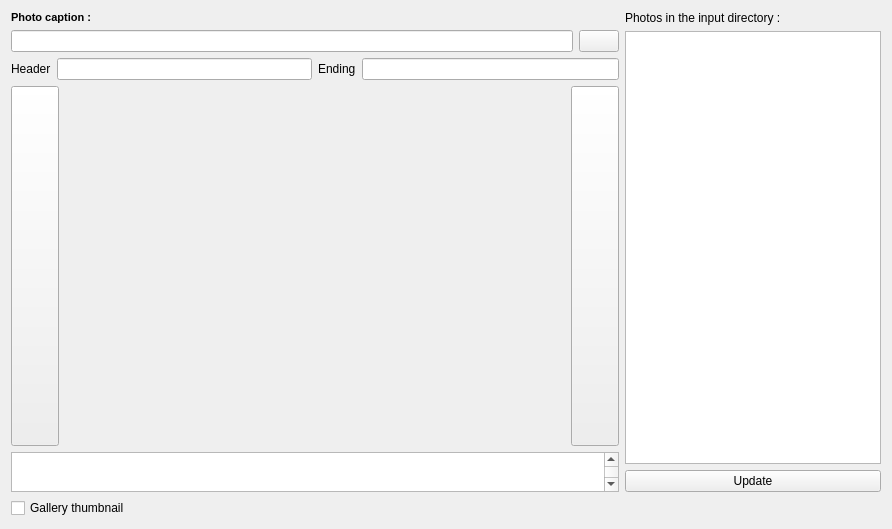
      <widget class="QWidget" name="tab_3_Captions">
       <property name="enabled">
        <bool>true</bool>
       </property>
       <attribute name="title">
        <string>Photos and captions</string>
       </attribute>
       <attribute name="toolTip">
        <string>Manage the photos and edit their caption.</string>
       </attribute>
       <layout class="QVBoxLayout" name="verticalLayout_2">
        <item>
         <layout class="QHBoxLayout" name="horizontalLayout_6">
          <item>
           <layout class="QVBoxLayout" name="verticalLayout_5">
            <item>
             <layout class="QVBoxLayout" name="verticalLayout_PhotoCaption">
              <item>
               <widget class="QLabel" name="label_Caption">
                <property name="font">
                 <font>
                  <family>MS Shell Dlg 2</family>
                  <pointsize>8</pointsize>
                  <weight>75</weight>
                  <bold>true</bold>
                 </font>
                </property>
                <property name="text">
                 <string>Photo caption :</string>
                </property>
               </widget>
              </item>
              <item>
               <layout class="QHBoxLayout" name="horizontalLayout_7">
                <item>
                 <widget class="QLineEdit" name="lineEdit_Caption">
                  <property name="toolTip">
                   <string>Caption of the displayed photo.</string>
                  </property>
                  <property name="text">
                   <string notr="true"/>
                  </property>
                 </widget>
                </item>
                <item>
                 <widget class="QPushButton" name="pushButton_CaptionShortcuts">
                  <property name="toolTip">
                   <string>Display shortcuts you can use to write captions and watermark.</string>
                  </property>
                  <property name="text">
                   <string/>
                  </property>
                  <property name="icon">
                   <iconset resource="../ressources/GalleryDesigner.qrc">
                    <normaloff>:/icons/images/text-x-authors.png</normaloff>:/icons/images/text-x-authors.png</iconset>
                  </property>
                 </widget>
                </item>
               </layout>
              </item>
              <item>
               <layout class="QHBoxLayout" name="horizontalLayout_9">
                <item>
                 <layout class="QFormLayout" name="formLayout_3">
                  <property name="fieldGrowthPolicy">
                   <enum>QFormLayout::AllNonFixedFieldsGrow</enum>
                  </property>
                  <item row="0" column="0">
                   <widget class="QLabel" name="label_captionHeader">
                    <property name="text">
                     <string>Header</string>
                    </property>
                   </widget>
                  </item>
                  <item row="0" column="1">
                   <widget class="QLineEdit" name="lineEdit_captionHeader">
                    <property name="toolTip">
                     <string>Heading text of the caption. Common to all the photos.</string>
                    </property>
                   </widget>
                  </item>
                 </layout>
                </item>
                <item>
                 <layout class="QFormLayout" name="formLayout_2">
                  <item row="0" column="0">
                   <widget class="QLabel" name="label_captionEnding">
                    <property name="text">
                     <string>Ending</string>
                    </property>
                   </widget>
                  </item>
                  <item row="0" column="1">
                   <widget class="QLineEdit" name="lineEdit_captionEnding">
                    <property name="toolTip">
                     <string>Closing text of the caption. Common to all the photos.</string>
                    </property>
                   </widget>
                  </item>
                 </layout>
                </item>
               </layout>
              </item>
              <item>
               <layout class="QHBoxLayout" name="horizontalLayout_Photo">
                <item>
                 <widget class="QPushButton" name="pushButton_PrevPhoto">
                  <property name="sizePolicy">
                   <sizepolicy hsizetype="Expanding" vsizetype="Fixed">
                    <horstretch>0</horstretch>
                    <verstretch>0</verstretch>
                   </sizepolicy>
                  </property>
                  <property name="minimumSize">
                   <size>
                    <width>48</width>
                    <height>292</height>
                   </size>
                  </property>
                  <property name="maximumSize">
                   <size>
                    <width>292</width>
                    <height>500</height>
                   </size>
                  </property>
                  <property name="toolTip">
                   <string>Previous</string>
                  </property>
                  <property name="text">
                   <string/>
                  </property>
                  <property name="icon">
                   <iconset resource="../ressources/GalleryDesigner.qrc">
                    <normaloff>:/icons/images/arrow-left-2.png</normaloff>:/icons/images/arrow-left-2.png</iconset>
                  </property>
                  <property name="iconSize">
                   <size>
                    <width>24</width>
                    <height>24</height>
                   </size>
                  </property>
                 </widget>
                </item>
                <item>
                 <spacer name="horizontalSpacer">
                  <property name="orientation">
                   <enum>Qt::Horizontal</enum>
                  </property>
                  <property name="sizeHint" stdset="0">
                   <size>
                    <width>40</width>
                    <height>20</height>
                   </size>
                  </property>
                 </spacer>
                </item>
                <item>
                 <widget class="QLabel" name="label_thumbPhoto">
                  <property name="minimumSize">
                   <size>
                    <width>420</width>
                    <height>360</height>
                   </size>
                  </property>
                  <property name="font">
                   <font>
                    <family>Arial</family>
                    <pointsize>10</pointsize>
                   </font>
                  </property>
                  <property name="text">
                   <string/>
                  </property>
                 </widget>
                </item>
                <item>
                 <spacer name="horizontalSpacer_2">
                  <property name="orientation">
                   <enum>Qt::Horizontal</enum>
                  </property>
                  <property name="sizeHint" stdset="0">
                   <size>
                    <width>40</width>
                    <height>20</height>
                   </size>
                  </property>
                 </spacer>
                </item>
                <item>
                 <widget class="QPushButton" name="pushButton_nextPhoto">
                  <property name="sizePolicy">
                   <sizepolicy hsizetype="Expanding" vsizetype="Fixed">
                    <horstretch>0</horstretch>
                    <verstretch>0</verstretch>
                   </sizepolicy>
                  </property>
                  <property name="minimumSize">
                   <size>
                    <width>48</width>
                    <height>292</height>
                   </size>
                  </property>
                  <property name="maximumSize">
                   <size>
                    <width>292</width>
                    <height>500</height>
                   </size>
                  </property>
                  <property name="toolTip">
                   <string>Next</string>
                  </property>
                  <property name="text">
                   <string/>
                  </property>
                  <property name="icon">
                   <iconset resource="../ressources/GalleryDesigner.qrc">
                    <normaloff>:/icons/images/arrow-right-2.png</normaloff>:/icons/images/arrow-right-2.png</iconset>
                  </property>
                  <property name="iconSize">
                   <size>
                    <width>24</width>
                    <height>24</height>
                   </size>
                  </property>
                 </widget>
                </item>
               </layout>
              </item>
             </layout>
            </item>
            <item>
             <widget class="QTextEdit" name="textEdit_captionPreview">
              <property name="maximumSize">
               <size>
                <width>16777215</width>
                <height>40</height>
               </size>
              </property>
              <property name="readOnly">
               <bool>true</bool>
              </property>
              <property name="html">
               <string notr="true">&lt;!DOCTYPE HTML PUBLIC &quot;-//W3C//DTD HTML 4.0//EN&quot; &quot;http://www.w3.org/TR/REC-html40/strict.dtd&quot;&gt;
&lt;html&gt;&lt;head&gt;&lt;meta name=&quot;qrichtext&quot; content=&quot;1&quot; /&gt;&lt;style type=&quot;text/css&quot;&gt;
p, li { white-space: pre-wrap; }
&lt;/style&gt;&lt;/head&gt;&lt;body style=&quot; font-family:'MS Shell Dlg 2'; font-size:8.25pt; font-weight:400; font-style:normal;&quot;&gt;
&lt;table border=&quot;0&quot; style=&quot;-qt-table-type: root; margin-top:4px; margin-bottom:4px; margin-left:4px; margin-right:4px;&quot;&gt;
&lt;tr&gt;
&lt;td style=&quot;border: none;&quot;&gt;
&lt;p style=&quot;-qt-paragraph-type:empty; margin-top:0px; margin-bottom:0px; margin-left:0px; margin-right:0px; -qt-block-indent:0; text-indent:0px; font-family:'Ubuntu'; font-size:11pt;&quot;&gt;&lt;br /&gt;&lt;/p&gt;
&lt;p style=&quot;-qt-paragraph-type:empty; margin-top:0px; margin-bottom:0px; margin-left:0px; margin-right:0px; -qt-block-indent:0; text-indent:0px; font-family:'Ubuntu'; font-size:11pt;&quot;&gt;&lt;br /&gt;&lt;/p&gt;
&lt;p style=&quot;-qt-paragraph-type:empty; margin-top:0px; margin-bottom:0px; margin-left:0px; margin-right:0px; -qt-block-indent:0; text-indent:0px; font-size:8pt;&quot;&gt;&lt;br /&gt;&lt;/p&gt;
&lt;p style=&quot;-qt-paragraph-type:empty; margin-top:0px; margin-bottom:0px; margin-left:0px; margin-right:0px; -qt-block-indent:0; text-indent:0px; font-size:8pt;&quot;&gt;&lt;br /&gt;&lt;/p&gt;
&lt;p style=&quot;-qt-paragraph-type:empty; margin-top:0px; margin-bottom:0px; margin-left:0px; margin-right:0px; -qt-block-indent:0; text-indent:0px; font-size:8pt;&quot;&gt;&lt;br /&gt;&lt;/p&gt;
&lt;p style=&quot;-qt-paragraph-type:empty; margin-top:0px; margin-bottom:0px; margin-left:0px; margin-right:0px; -qt-block-indent:0; text-indent:0px; font-size:8pt;&quot;&gt;&lt;br /&gt;&lt;/p&gt;
&lt;p style=&quot;-qt-paragraph-type:empty; margin-top:0px; margin-bottom:0px; margin-left:0px; margin-right:0px; -qt-block-indent:0; text-indent:0px; font-size:8pt;&quot;&gt;&lt;br /&gt;&lt;/p&gt;
&lt;p style=&quot;-qt-paragraph-type:empty; margin-top:0px; margin-bottom:0px; margin-left:0px; margin-right:0px; -qt-block-indent:0; text-indent:0px; font-size:8pt;&quot;&gt;&lt;br /&gt;&lt;/p&gt;
&lt;p style=&quot;-qt-paragraph-type:empty; margin-top:0px; margin-bottom:0px; margin-left:0px; margin-right:0px; -qt-block-indent:0; text-indent:0px; font-size:8pt;&quot;&gt;&lt;br /&gt;&lt;/p&gt;
&lt;p style=&quot;-qt-paragraph-type:empty; margin-top:0px; margin-bottom:0px; margin-left:0px; margin-right:0px; -qt-block-indent:0; text-indent:0px; font-size:8pt;&quot;&gt;&lt;br /&gt;&lt;/p&gt;
&lt;p style=&quot;-qt-paragraph-type:empty; margin-top:0px; margin-bottom:0px; margin-left:0px; margin-right:0px; -qt-block-indent:0; text-indent:0px; font-size:8pt;&quot;&gt;&lt;br /&gt;&lt;/p&gt;
&lt;p style=&quot;-qt-paragraph-type:empty; margin-top:0px; margin-bottom:0px; margin-left:0px; margin-right:0px; -qt-block-indent:0; text-indent:0px; font-size:8pt;&quot;&gt;&lt;br /&gt;&lt;/p&gt;
&lt;p style=&quot;-qt-paragraph-type:empty; margin-top:0px; margin-bottom:0px; margin-left:0px; margin-right:0px; -qt-block-indent:0; text-indent:0px; font-size:8pt;&quot;&gt;&lt;br /&gt;&lt;/p&gt;
&lt;p style=&quot;-qt-paragraph-type:empty; margin-top:0px; margin-bottom:0px; margin-left:0px; margin-right:0px; -qt-block-indent:0; text-indent:0px; font-family:'Ubuntu'; font-size:11pt;&quot;&gt;&lt;br /&gt;&lt;/p&gt;
&lt;p style=&quot;-qt-paragraph-type:empty; margin-top:0px; margin-bottom:0px; margin-left:0px; margin-right:0px; -qt-block-indent:0; text-indent:0px; font-family:'Ubuntu'; font-size:11pt;&quot;&gt;&lt;br /&gt;&lt;/p&gt;
&lt;p style=&quot;-qt-paragraph-type:empty; margin-top:0px; margin-bottom:0px; margin-left:0px; margin-right:0px; -qt-block-indent:0; text-indent:0px; font-family:'Ubuntu'; font-size:11pt;&quot;&gt;&lt;br /&gt;&lt;/p&gt;
&lt;p style=&quot;-qt-paragraph-type:empty; margin-top:0px; margin-bottom:0px; margin-left:0px; margin-right:0px; -qt-block-indent:0; text-indent:0px; font-family:'Ubuntu'; font-size:11pt;&quot;&gt;&lt;br /&gt;&lt;/p&gt;
&lt;p style=&quot;-qt-paragraph-type:empty; margin-top:0px; margin-bottom:0px; margin-left:0px; margin-right:0px; -qt-block-indent:0; text-indent:0px; font-family:'Ubuntu'; font-size:11pt;&quot;&gt;&lt;br /&gt;&lt;/p&gt;
&lt;p style=&quot;-qt-paragraph-type:empty; margin-top:0px; margin-bottom:0px; margin-left:0px; margin-right:0px; -qt-block-indent:0; text-indent:0px; font-family:'Ubuntu'; font-size:11pt;&quot;&gt;&lt;br /&gt;&lt;/p&gt;
&lt;p style=&quot;-qt-paragraph-type:empty; margin-top:0px; margin-bottom:0px; margin-left:0px; margin-right:0px; -qt-block-indent:0; text-indent:0px; font-family:'Ubuntu'; font-size:11pt;&quot;&gt;&lt;br /&gt;&lt;/p&gt;
&lt;p style=&quot;-qt-paragraph-type:empty; margin-top:0px; margin-bottom:0px; margin-left:0px; margin-right:0px; -qt-block-indent:0; text-indent:0px; font-size:8pt;&quot;&gt;&lt;br /&gt;&lt;/p&gt;
&lt;p style=&quot;-qt-paragraph-type:empty; margin-top:0px; margin-bottom:0px; margin-left:0px; margin-right:0px; -qt-block-indent:0; text-indent:0px; font-size:8pt;&quot;&gt;&lt;br /&gt;&lt;/p&gt;
&lt;p style=&quot;-qt-paragraph-type:empty; margin-top:0px; margin-bottom:0px; margin-left:0px; margin-right:0px; -qt-block-indent:0; text-indent:0px; font-size:8pt;&quot;&gt;&lt;br /&gt;&lt;/p&gt;
&lt;p style=&quot;-qt-paragraph-type:empty; margin-top:0px; margin-bottom:0px; margin-left:0px; margin-right:0px; -qt-block-indent:0; text-indent:0px; font-family:'Ubuntu'; font-size:11pt;&quot;&gt;&lt;br /&gt;&lt;/p&gt;
&lt;p style=&quot;-qt-paragraph-type:empty; margin-top:0px; margin-bottom:0px; margin-left:0px; margin-right:0px; -qt-block-indent:0; text-indent:0px; font-size:8pt;&quot;&gt;&lt;br /&gt;&lt;/p&gt;
&lt;p style=&quot;-qt-paragraph-type:empty; margin-top:0px; margin-bottom:0px; margin-left:0px; margin-right:0px; -qt-block-indent:0; text-indent:0px; font-size:8pt;&quot;&gt;&lt;br /&gt;&lt;/p&gt;
&lt;p style=&quot;-qt-paragraph-type:empty; margin-top:0px; margin-bottom:0px; margin-left:0px; margin-right:0px; -qt-block-indent:0; text-indent:0px; font-size:8pt;&quot;&gt;&lt;br /&gt;&lt;/p&gt;
&lt;p style=&quot;-qt-paragraph-type:empty; margin-top:0px; margin-bottom:0px; margin-left:0px; margin-right:0px; -qt-block-indent:0; text-indent:0px; font-size:8pt;&quot;&gt;&lt;br /&gt;&lt;/p&gt;
&lt;p style=&quot;-qt-paragraph-type:empty; margin-top:0px; margin-bottom:0px; margin-left:0px; margin-right:0px; -qt-block-indent:0; text-indent:0px; font-family:'Ubuntu'; font-size:11pt;&quot;&gt;&lt;br /&gt;&lt;/p&gt;
&lt;p style=&quot;-qt-paragraph-type:empty; margin-top:0px; margin-bottom:0px; margin-left:0px; margin-right:0px; -qt-block-indent:0; text-indent:0px; font-size:8pt;&quot;&gt;&lt;br /&gt;&lt;/p&gt;
&lt;p style=&quot;-qt-paragraph-type:empty; margin-top:0px; margin-bottom:0px; margin-left:0px; margin-right:0px; -qt-block-indent:0; text-indent:0px; font-size:8pt;&quot;&gt;&lt;br /&gt;&lt;/p&gt;
&lt;p style=&quot;-qt-paragraph-type:empty; margin-top:0px; margin-bottom:0px; margin-left:0px; margin-right:0px; -qt-block-indent:0; text-indent:0px; font-size:8pt;&quot;&gt;&lt;br /&gt;&lt;/p&gt;
&lt;p style=&quot;-qt-paragraph-type:empty; margin-top:0px; margin-bottom:0px; margin-left:0px; margin-right:0px; -qt-block-indent:0; text-indent:0px; font-size:8pt;&quot;&gt;&lt;br /&gt;&lt;/p&gt;
&lt;p style=&quot;-qt-paragraph-type:empty; margin-top:0px; margin-bottom:0px; margin-left:0px; margin-right:0px; -qt-block-indent:0; text-indent:0px; font-family:'Ubuntu'; font-size:11pt;&quot;&gt;&lt;br /&gt;&lt;/p&gt;
&lt;p style=&quot;-qt-paragraph-type:empty; margin-top:0px; margin-bottom:0px; margin-left:0px; margin-right:0px; -qt-block-indent:0; text-indent:0px; font-size:8pt;&quot;&gt;&lt;br /&gt;&lt;/p&gt;&lt;/td&gt;&lt;/tr&gt;&lt;/table&gt;&lt;/body&gt;&lt;/html&gt;</string>
              </property>
              <property name="textInteractionFlags">
               <set>Qt::NoTextInteraction</set>
              </property>
             </widget>
            </item>
           </layout>
          </item>
          <item>
           <layout class="QVBoxLayout" name="verticalLayout_6">
            <item>
             <widget class="QLabel" name="label_3">
              <property name="text">
               <string>Photos in the input directory :</string>
              </property>
             </widget>
            </item>
            <item>
             <widget class="CPhotosListView" name="listView_Photos">
              <property name="minimumSize">
               <size>
                <width>200</width>
                <height>0</height>
               </size>
              </property>
              <property name="dragEnabled">
               <bool>true</bool>
              </property>
              <property name="dragDropOverwriteMode">
               <bool>false</bool>
              </property>
              <property name="dragDropMode">
               <enum>QAbstractItemView::InternalMove</enum>
              </property>
              <property name="defaultDropAction">
               <enum>Qt::MoveAction</enum>
              </property>
              <property name="alternatingRowColors">
               <bool>true</bool>
              </property>
              <property name="selectionMode">
               <enum>QAbstractItemView::SingleSelection</enum>
              </property>
              <property name="movement">
               <enum>QListView::Snap</enum>
              </property>
              <property name="viewMode">
               <enum>QListView::ListMode</enum>
              </property>
              <property name="selectionRectVisible">
               <bool>false</bool>
              </property>
             </widget>
            </item>
            <item>
             <widget class="QPushButton" name="pushButton_UpdatePhotoList">
              <property name="toolTip">
               <string>Update the content of the input directory.
Use it if photos were added or removed.</string>
              </property>
              <property name="text">
               <string>Update</string>
              </property>
              <property name="icon">
               <iconset resource="../ressources/GalleryDesigner.qrc">
                <normaloff>:/icons/images/view-refresh-3.png</normaloff>:/icons/images/view-refresh-3.png</iconset>
              </property>
              <property name="iconSize">
               <size>
                <width>22</width>
                <height>22</height>
               </size>
              </property>
             </widget>
            </item>
           </layout>
          </item>
         </layout>
        </item>
        <item>
         <widget class="QCheckBox" name="checkBox_GalleryThumb">
          <property name="toolTip">
           <string>Make the displayed photo the thumbnail representing your gallery. For instance it will appear as an icon if you share it on Facebook.</string>
          </property>
          <property name="text">
           <string>Gallery thumbnail</string>
          </property>
         </widget>
        </item>
       </layout>
      </widget>
